Frame 1 (no input): blank canvas, image omitted
Frame 60 (no input): blank canvas, image omitted
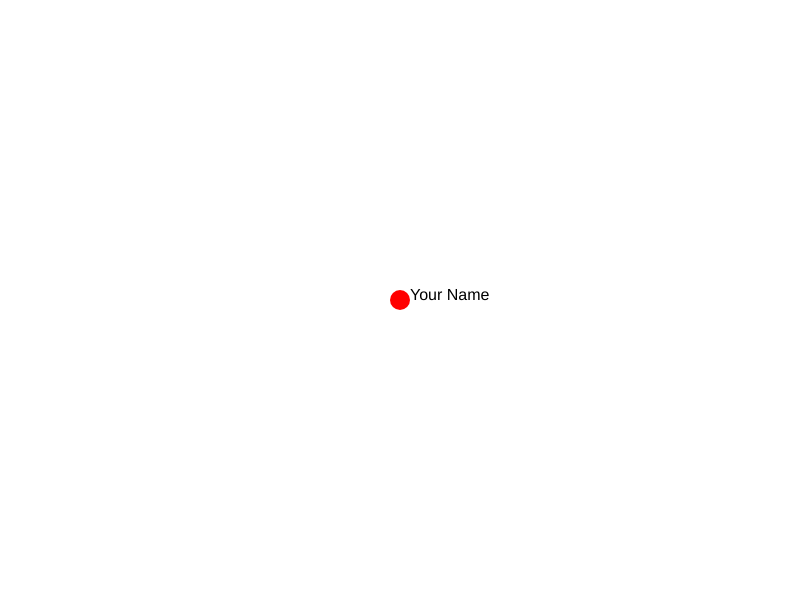
Frame 120 (the mouse pressed at the canvas centre since frame 60)

The p5.js sketch whose frames 1 and 60 were blank and that drew this single picture after the mouse press (run headless with seeded random() and noise() and a simulated clock; from frame 60 on, the mouse is pressed at the canvas centre):

// p5.js sketch
// ── sketch.js
let sizeSlider;
let colorPicker;
let nameInput;
let clearButton;

function setup() {
  createCanvas(800, 600);
  background(255);

  // slider
  createP('Brush Size');
  sizeSlider = createSlider(5, 100, 20);
  sizeSlider.style('width', '200px');

  // colour picker
  createP('Pick a color');
  colorPicker = createColorPicker('#ff0000');

  // name input
  createP('Type your name');
  nameInput = createInput('Your Name');

  // clear canvas button
  clearButton = createButton('Clear Canvas');
  clearButton.mousePressed(clearCanvas); // P5.dom callback
}

function draw() {
 
}

function mousePressed() {
  let brushSize = sizeSlider.value();
  let brushColor = colorPicker.value();

  fill(brushColor);
  noStroke();
  ellipse(mouseX, mouseY, brushSize, brushSize);

  fill(0);
  textSize(16);
  text(nameInput.value(), mouseX + 10, mouseY);
}

function clearCanvas() {
  background(255);
}
